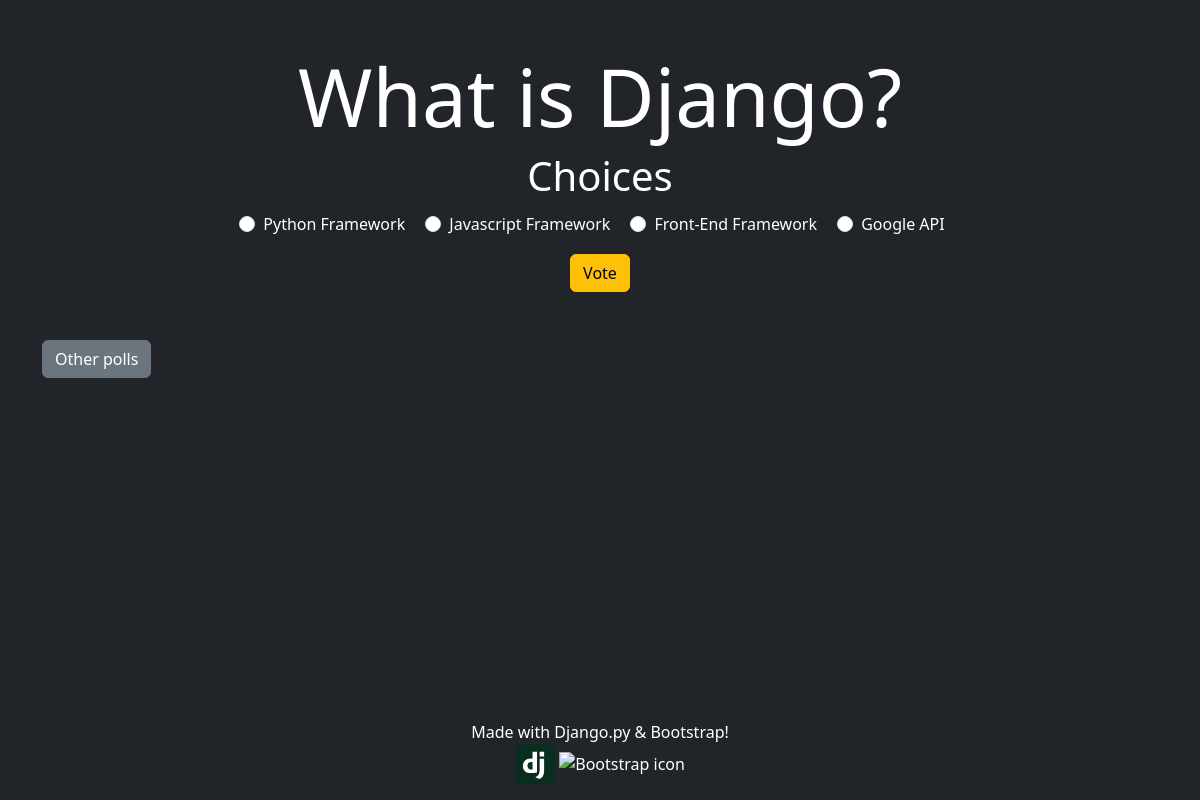
The page /polls/1/ on the database its author committed.
### polls/models.py (models this page shows, shortened)
class Question(models.Model):
    question_text = models.CharField(max_length=200)
    pub_date = models.DateTimeField('date published')

class Choice(models.Model):
    question = models.ForeignKey(Question, on_delete=models.CASCADE)
    choice_text = models.CharField(max_length=200)
    votes = models.IntegerField(default=0)

### polls/views.py (the view)
# urls.py: path('<int:pk>/', views.DetailView.as_view(), name='detail'),
class DetailView(generic.DetailView):
    model = Question
    template_name = 'polls/detail.html'
    def get_queryset(self):
        return Question.objects.filter(pub_date__lte=timezone.now())

### polls/templates/polls/detail.html (shortened to what this page needs)
<!doctype html>
<html lang="en">
  <head>
    <link href="https://cdn.jsdelivr.net/npm/bootstrap@5.3.0-alpha1/dist/css/bootstrap.min.css" rel="stylesheet">
    {% load static %}
    <link rel="stylesheet" href="{% static 'polls/styles/style.css' %}">
  </head>
  <body class="bg-dark">
    <div class="container text-white">
        <main>
            <div class="row justify-content-center align-items-center g-2">
                <div class="col-12">
                    <form class="text-center mb-5" action="{% url 'polls:vote' question.id %}" method="post">
                        <fieldset class="mb-3">
                            <legend>
                                <h1 class="display-1 text-center mt-5">{{ question.question_text }}</h1>
                                <h1 class="text-center mb-1">Choices</h1>
                            </legend>
                            {% for choice in question.choice_set.all %}
                                <div class="form-check form-check-inline">
                                    <input class="form-check-input" type="radio" name="choice" id="choice{{ forloop.counter }}" value="{{ choice.id }}">
                                    <label class="form-check-label" for="choice{{ forloop.counter }}">{{ choice.choice_text }}</label><br>
                                </div>
                            {% endfor %}
                        </fieldset>
                        <input class="btn btn-warning" type="submit" value="Vote">
                        </form>
                        <a class="btn btn-secondary" href="{% url 'polls:index' %}">Other polls</a>
                </div>
            </div>
        </main>
        <footer class="fixed-bottom">
            <div class="row justify-content-center align-items-center g-2">
                <div class="col-12 text-center">
                    <p class="m-0">Made with Django.py & Bootstrap!</p>
                    <div class="mb-3">
                        <img src="{% static 'polls/images/django-icon-svgrepo-com.svg' %}" alt="Django icon">
                        <img src="{% static 'polls/images/Bootstrap_logo.svg' %}" alt="Bootstrap icon">
                    </div>
                </div>
            </div>
        </footer>
    </div>
  </body>
</html>

### polls/static/polls/styles/style.css (style rules this page uses)
footer img { width: 40px; height: auto; }

### rows shown on the page
Question: question_text "What is Django?"
Choice: choice_text "Python Framework"
Choice: choice_text "Javascript Framework"
Choice: choice_text "Front-End Framework"
Choice: choice_text "Google API"
